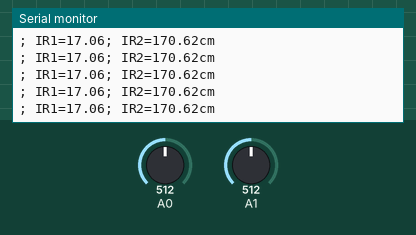
A sketch run on a simulated Arduino Uno, built with avr-gcc and run on an emulated ATmega328P. Shown: the last lines printed to the serial monitor. The test bench sets the inputs (shaded band); at power-on: A0 = 512, A1 = 512.

Above: at 13.4 s.
13.5 s: A0 set to 780
At 13.52 s:
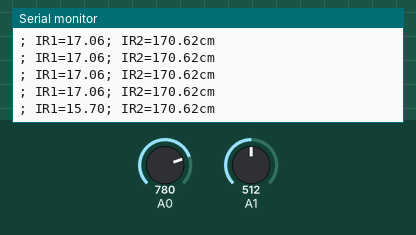
16.5 s: A0 set to 813
At 16.52 s:
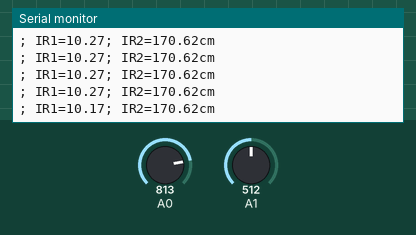
Timing chart, 0 to 19.5 s (numbered marks = the images above; inputs shaded):
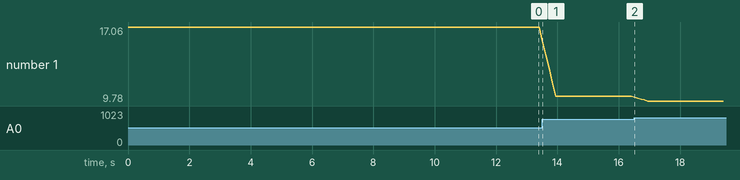

Measured:
- after the input at 13.5 s, the serial monitor: prints a new line at once (image 1)
- after the input at 16.5 s, the serial monitor: prints a new line at once (image 2)
- plotted number 1: 17.06 → 10.27 after the input at 13.5 s, 10.27 → 9.78 after the input at 16.5 s

The sketch:

TwoIROneUS_test.ino
```cpp
#include <Average.h>

long inches = 0;
long UltraSound_distance = 0;
long IR1_distance = 0;
long IR2_distance = 0;
// Reserve space for 10 entries in the average bucket.
// Change the type between < and > to change the entire way the library works.
Average<float> ave(5);
Average<float> ave2(5);

// // Reading the distance from the Ultrasonic Sensor
// long readUltrasonicDistance(int triggerPin, int echoPin){
//   pinMode(triggerPin, OUTPUT);  // Clear the trigger
//   digitalWrite(triggerPin, LOW);
//   delayMicroseconds(2);
//   // Sets the trigger pin to HIGH state for 10 microseconds
//   digitalWrite(triggerPin, HIGH);
//   delayMicroseconds(10);
//   digitalWrite(triggerPin, LOW);
//   pinMode(echoPin, INPUT);
//   // Reads the echo pin, and returns the sound wave travel time in microseconds
//   return pulseIn(echoPin, HIGH);
// }

// // Reading the distance from the IR Sensor
// long readIRDistance(Average<float> average, int IROutPin){
//   Serial.print("in readIRDistance !");
//   average.push(27.728/0.7*1.3 * pow(map(analogRead(IROutPin), 0, 1023, 0, 5000) / 1000.0, -1.2045));
//   Serial.print("end readIRDistance !");
//   return average.mean();
// }


void setup(){
  Serial.begin(9600);
}


void loop(){
  // UltraSound_distance = (0.034 * readUltrasonicDistance(12, 11)) /2;
  // Serial.print("US1=");
  // Serial.print(UltraSound_distance);
  // delay(5);

  ave.push(27.728/0.7*1.3 * pow(map(analogRead(A0), 0, 1023, 0, 5000) / 1000.0, -1.2045));
  Serial.print("; IR1=");
  Serial.print(ave.mean());
  delay(5);

  ave2.push(27.728/0.07*1.3 * pow(map(analogRead(A1), 0, 1023, 0, 5000) / 1000.0, -1.2045));
  Serial.print("; IR2=");
  Serial.print(ave2.mean());
  Serial.println("cm");
  delay(100); // Wait for 100 millisecond(s)
}
```
